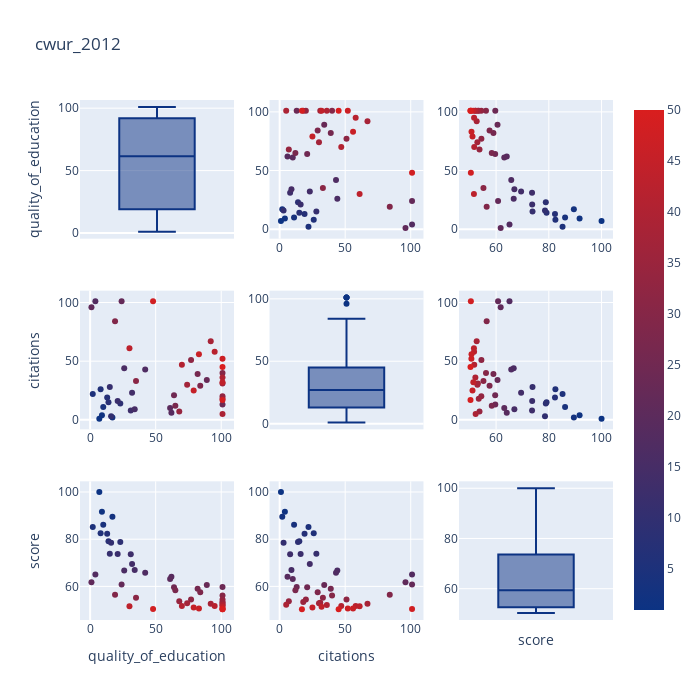

The cell this chart's notebook holds for it:
### Code cell
data2012 = cwur_2012.loc[:,["quality_of_education","citations", "score"]]
data2012["index"] = np.arange(1,len(data2012)+1)
# scatter matrix
fig = ff.create_scatterplotmatrix(data2012, diag='box', index='index',title="cwur_2012",colormap='Portland',
                                  colormap_type='cat',
                                  height=700, width=700)
iplot(fig)
fig.write_html("cwur_2012.html")

### Figure 1 — Plotly figure (JSON) as saved in the notebook; plotly's stock layout.template omitted (floating-point values rounded to 4 significant figures)
{"data": [{"marker": {"color": "rgb(12, 51, 131)"}, "showlegend": false, "type": "box", "xaxis": "x", "y": [7, 9, 17, 10, 2, 8, 13, 14, 23, 16, 15, 21, 31, 32, 34, 26, 42, 4, 62, 61, 1, 24, 89, 101, 64, 82, 65, 84, 19, 101, 35, 77, 101, 68, 101, 101, 74, 92, 101, 101, 70, 95, 30, 101, 79, 83, 101, 48, 101, 101], "yaxis": "y"}, {"marker": {"color": [1, 2, 3, 4, 5, 6, 7, 8, 9, 10, 11, 12, 13, 14, 15, 16, 17, 18, 19, 20, 21, 22, 23, 24, 25, 26, 27, 28, 29, 30, 31, 32, 33, 34, 35, 36, 37, 38, 39, 40, 41, 42, 43, 44, 45, 46, 47, 48, 49, 50], "colorscale": [[0, "rgb(12, 51, 131)"], [1, "rgb(217, 30, 30)"]], "showscale": true, "size": 6}, "mode": "markers", "showlegend": false, "type": "scatter", "x": [1, 4, 2, 11, 22, 26, 19, 15, 14, 3, 28, 16, 8, 23, 9, 44, 43, 101, 6, 10, 96, 101, 34, 13, 21, 39, 12, 29, 84, 40, 33, 51, 20, 7, 18, 31, 30, 67, 5, 36, 47, 58, 61, 32, 25, 56, 52, 101, 17, 45], "xaxis": "x2", "y": [7, 9, 17, 10, 2, 8, 13, 14, 23, 16, 15, 21, 31, 32, 34, 26, 42, 4, 62, 61, 1, 24, 89, 101, 64, 82, 65, 84, 19, 101, 35, 77, 101, 68, 101, 101, 74, 92, 101, 101, 70, 95, 30, 101, 79, 83, 101, 48, 101, 101], "yaxis": "y2"}, {"marker": {"color": [1, 2, 3, 4, 5, 6, 7, 8, 9, 10, 11, 12, 13, 14, 15, 16, 17, 18, 19, 20, 21, 22, 23, 24, 25, 26, 27, 28, 29, 30, 31, 32, 33, 34, 35, 36, 37, 38, 39, 40, 41, 42, 43, 44, 45, 46, 47, 48, 49, 50], "colorscale": [[0, "rgb(12, 51, 131)"], [1, "rgb(217, 30, 30)"]], "showscale": false, "size": 6}, "mode": "markers", "showlegend": false, "type": "scatter", "x": [100, 91.67, 89.5, 86.17, 85.21, 82.5, 82.34, 79.14, 78.86, 78.55, 73.82, 73.69, 73.64, 69.49, 66.94, 66.69, 65.76, 65.09, 64.05, 63.11, 61.74, 60.76, 60.55, 59.7, 59.66, 59, 58.37, 57.53, 56.43, 56.18, 55.21, 54.43, 54.4, 53.72, 53.43, 53.09, 52.9, 52.64, 52.25, 52.15, 51.72, 51.66, 51.6, 51.38, 51.06, 50.68, 50.64, 50.44, 50.3, 50.29], "xaxis": "x3", "y": [7, 9, 17, 10, 2, 8, 13, 14, 23, 16, 15, 21, 31, 32, 34, 26, 42, 4, 62, 61, 1, 24, 89, 101, 64, 82, 65, 84, 19, 101, 35, 77, 101, 68, 101, 101, 74, 92, 101, 101, 70, 95, 30, 101, 79, 83, 101, 48, 101, 101], "yaxis": "y3"}, {"marker": {"color": [1, 2, 3, 4, 5, 6, 7, 8, 9, 10, 11, 12, 13, 14, 15, 16, 17, 18, 19, 20, 21, 22, 23, 24, 25, 26, 27, 28, 29, 30, 31, 32, 33, 34, 35, 36, 37, 38, 39, 40, 41, 42, 43, 44, 45, 46, 47, 48, 49, 50], "colorscale": [[0, "rgb(12, 51, 131)"], [1, "rgb(217, 30, 30)"]], "showscale": false, "size": 6}, "mode": "markers", "showlegend": false, "type": "scatter", "x": [7, 9, 17, 10, 2, 8, 13, 14, 23, 16, 15, 21, 31, 32, 34, 26, 42, 4, 62, 61, 1, 24, 89, 101, 64, 82, 65, 84, 19, 101, 35, 77, 101, 68, 101, 101, 74, 92, 101, 101, 70, 95, 30, 101, 79, 83, 101, 48, 101, 101], "xaxis": "x4", "y": [1, 4, 2, 11, 22, 26, 19, 15, 14, 3, 28, 16, 8, 23, 9, 44, 43, 101, 6, 10, 96, 101, 34, 13, 21, 39, 12, 29, 84, 40, 33, 51, 20, 7, 18, 31, 30, 67, 5, 36, 47, 58, 61, 32, 25, 56, 52, 101, 17, 45], "yaxis": "y4"}, {"marker": {"color": "rgb(12, 51, 131)"}, "showlegend": false, "type": "box", "xaxis": "x5", "y": [1, 4, 2, 11, 22, 26, 19, 15, 14, 3, 28, 16, 8, 23, 9, 44, 43, 101, 6, 10, 96, 101, 34, 13, 21, 39, 12, 29, 84, 40, 33, 51, 20, 7, 18, 31, 30, 67, 5, 36, 47, 58, 61, 32, 25, 56, 52, 101, 17, 45], "yaxis": "y5"}, {"marker": {"color": [1, 2, 3, 4, 5, 6, 7, 8, 9, 10, 11, 12, 13, 14, 15, 16, 17, 18, 19, 20, 21, 22, 23, 24, 25, 26, 27, 28, 29, 30, 31, 32, 33, 34, 35, 36, 37, 38, 39, 40, 41, 42, 43, 44, 45, 46, 47, 48, 49, 50], "colorscale": [[0, "rgb(12, 51, 131)"], [1, "rgb(217, 30, 30)"]], "showscale": false, "size": 6}, "mode": "markers", "showlegend": false, "type": "scatter", "x": [100, 91.67, 89.5, 86.17, 85.21, 82.5, 82.34, 79.14, 78.86, 78.55, 73.82, 73.69, 73.64, 69.49, 66.94, 66.69, 65.76, 65.09, 64.05, 63.11, 61.74, 60.76, 60.55, 59.7, 59.66, 59, 58.37, 57.53, 56.43, 56.18, 55.21, 54.43, 54.4, 53.72, 53.43, 53.09, 52.9, 52.64, 52.25, 52.15, 51.72, 51.66, 51.6, 51.38, 51.06, 50.68, 50.64, 50.44, 50.3, 50.29], "xaxis": "x6", "y": [1, 4, 2, 11, 22, 26, 19, 15, 14, 3, 28, 16, 8, 23, 9, 44, 43, 101, 6, 10, 96, 101, 34, 13, 21, 39, 12, 29, 84, 40, 33, 51, 20, 7, 18, 31, 30, 67, 5, 36, 47, 58, 61, 32, 25, 56, 52, 101, 17, 45], "yaxis": "y6"}, {"marker": {"color": [1, 2, 3, 4, 5, 6, 7, 8, 9, 10, 11, 12, 13, 14, 15, 16, 17, 18, 19, 20, 21, 22, 23, 24, 25, 26, 27, 28, 29, 30, 31, 32, 33, 34, 35, 36, 37, 38, 39, 40, 41, 42, 43, 44, 45, 46, 47, 48, 49, 50], "colorscale": [[0, "rgb(12, 51, 131)"], [1, "rgb(217, 30, 30)"]], "showscale": false, "size": 6}, "mode": "markers", "showlegend": false, "type": "scatter", "x": [7, 9, 17, 10, 2, 8, 13, 14, 23, 16, 15, 21, 31, 32, 34, 26, 42, 4, 62, 61, 1, 24, 89, 101, 64, 82, 65, 84, 19, 101, 35, 77, 101, 68, 101, 101, 74, 92, 101, 101, 70, 95, 30, 101, 79, 83, 101, 48, 101, 101], "xaxis": "x7", "y": [100, 91.67, 89.5, 86.17, 85.21, 82.5, 82.34, 79.14, 78.86, 78.55, 73.82, 73.69, 73.64, 69.49, 66.94, 66.69, 65.76, 65.09, 64.05, 63.11, 61.74, 60.76, 60.55, 59.7, 59.66, 59, 58.37, 57.53, 56.43, 56.18, 55.21, 54.43, 54.4, 53.72, 53.43, 53.09, 52.9, 52.64, 52.25, 52.15, 51.72, 51.66, 51.6, 51.38, 51.06, 50.68, 50.64, 50.44, 50.3, 50.29], "yaxis": "y7"}, {"marker": {"color": [1, 2, 3, 4, 5, 6, 7, 8, 9, 10, 11, 12, 13, 14, 15, 16, 17, 18, 19, 20, 21, 22, 23, 24, 25, 26, 27, 28, 29, 30, 31, 32, 33, 34, 35, 36, 37, 38, 39, 40, 41, 42, 43, 44, 45, 46, 47, 48, 49, 50], "colorscale": [[0, "rgb(12, 51, 131)"], [1, "rgb(217, 30, 30)"]], "showscale": false, "size": 6}, "mode": "markers", "showlegend": false, "type": "scatter", "x": [1, 4, 2, 11, 22, 26, 19, 15, 14, 3, 28, 16, 8, 23, 9, 44, 43, 101, 6, 10, 96, 101, 34, 13, 21, 39, 12, 29, 84, 40, 33, 51, 20, 7, 18, 31, 30, 67, 5, 36, 47, 58, 61, 32, 25, 56, 52, 101, 17, 45], "xaxis": "x8", "y": [100, 91.67, 89.5, 86.17, 85.21, 82.5, 82.34, 79.14, 78.86, 78.55, 73.82, 73.69, 73.64, 69.49, 66.94, 66.69, 65.76, 65.09, 64.05, 63.11, 61.74, 60.76, 60.55, 59.7, 59.66, 59, 58.37, 57.53, 56.43, 56.18, 55.21, 54.43, 54.4, 53.72, 53.43, 53.09, 52.9, 52.64, 52.25, 52.15, 51.72, 51.66, 51.6, 51.38, 51.06, 50.68, 50.64, 50.44, 50.3, 50.29], "yaxis": "y8"}, {"marker": {"color": "rgb(12, 51, 131)"}, "showlegend": false, "type": "box", "xaxis": "x9", "y": [100, 91.67, 89.5, 86.17, 85.21, 82.5, 82.34, 79.14, 78.86, 78.55, 73.82, 73.69, 73.64, 69.49, 66.94, 66.69, 65.76, 65.09, 64.05, 63.11, 61.74, 60.76, 60.55, 59.7, 59.66, 59, 58.37, 57.53, 56.43, 56.18, 55.21, 54.43, 54.4, 53.72, 53.43, 53.09, 52.9, 52.64, 52.25, 52.15, 51.72, 51.66, 51.6, 51.38, 51.06, 50.68, 50.64, 50.44, 50.3, 50.29], "yaxis": "y9"}], "layout": {"height": 700, "showlegend": true, "title": {"text": "cwur_2012"}, "width": 700, "xaxis": {"anchor": "y", "domain": [0, 0.2889], "showticklabels": false}, "xaxis2": {"anchor": "y2", "domain": [0.3556, 0.6444]}, "xaxis3": {"anchor": "y3", "domain": [0.7111, 1]}, "xaxis4": {"anchor": "y4", "domain": [0, 0.2889]}, "xaxis5": {"anchor": "y5", "domain": [0.3556, 0.6444], "showticklabels": false}, "xaxis6": {"anchor": "y6", "domain": [0.7111, 1]}, "xaxis7": {"anchor": "y7", "domain": [0, 0.2889], "title": {"text": "quality_of_education"}}, "xaxis8": {"anchor": "y8", "domain": [0.3556, 0.6444], "title": {"text": "citations"}}, "xaxis9": {"anchor": "y9", "domain": [0.7111, 1], "showticklabels": false, "title": {"text": "score"}}, "yaxis": {"anchor": "x", "domain": [0.7333, 1], "title": {"text": "quality_of_education"}}, "yaxis2": {"anchor": "x2", "domain": [0.7333, 1]}, "yaxis3": {"anchor": "x3", "domain": [0.7333, 1]}, "yaxis4": {"anchor": "x4", "domain": [0.3667, 0.6333], "title": {"text": "citations"}}, "yaxis5": {"anchor": "x5", "domain": [0.3667, 0.6333]}, "yaxis6": {"anchor": "x6", "domain": [0.3667, 0.6333]}, "yaxis7": {"anchor": "x7", "domain": [0, 0.2667], "title": {"text": "score"}}, "yaxis8": {"anchor": "x8", "domain": [0, 0.2667]}, "yaxis9": {"anchor": "x9", "domain": [0, 0.2667]}}}
